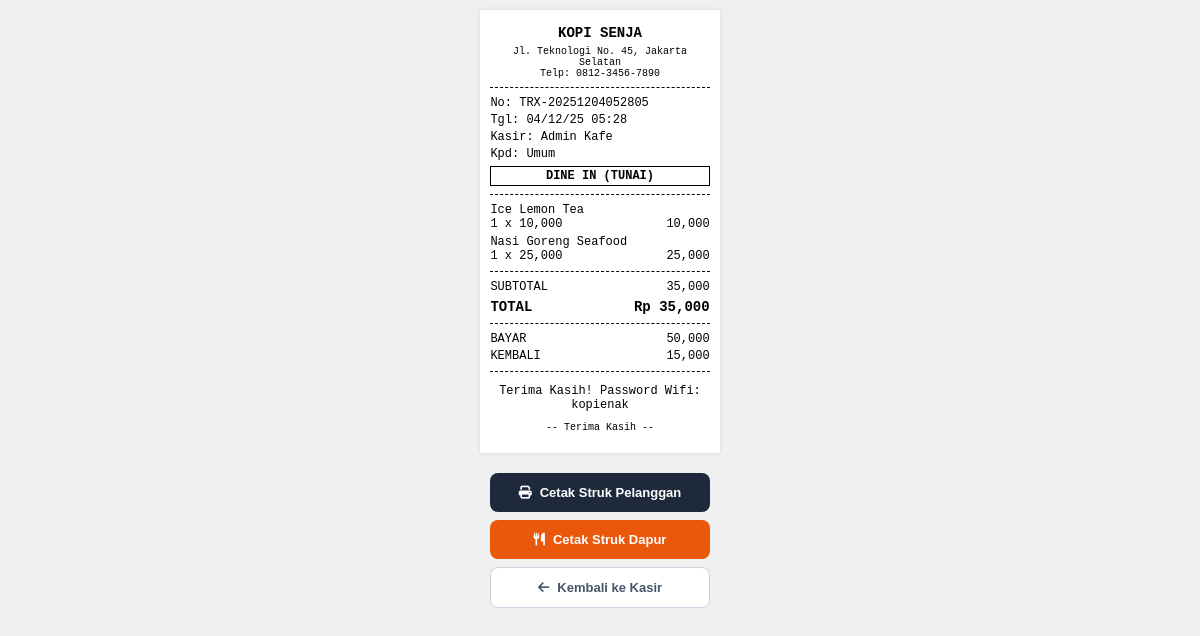
Screenshot of /struk.php?id=1 (signed in) with the database file from the repository.
### tables this page shows
CREATE TABLE `pengaturan` (
  `id` int(11) NOT NULL,
  `nama_toko` varchar(100) NOT NULL,
  `alamat_toko` text NOT NULL,
  `telp_toko` varchar(50) NOT NULL,
  `footer_struk` varchar(255) NOT NULL,
  `pajak_persen` int(11) NOT NULL DEFAULT 0,
  `updated_at` datetime DEFAULT current_timestamp()
);

CREATE TABLE `transaksi` (
  `id` int(11) NOT NULL,
  `no_struk` varchar(50) DEFAULT NULL,
  `nama_pelanggan` varchar(50) NOT NULL DEFAULT 'Umum',
  `tipe_pesanan` enum('Dine In','Take Away') NOT NULL DEFAULT 'Dine In',
  `tgl_transaksi` datetime DEFAULT NULL,
  `total_bayar` int(11) DEFAULT NULL,
  `diskon` int(11) DEFAULT 0,
  `pajak` decimal(10,2) NOT NULL DEFAULT 0.00,
  `bayar` int(11) DEFAULT NULL,
  `kembali` int(11) DEFAULT NULL,
  `metode_pembayaran` enum('Tunai','QRIS') NOT NULL DEFAULT 'Tunai',
  `kasir_id` int(11) DEFAULT NULL
);

CREATE TABLE `users` (
  `id` int(11) NOT NULL,
  `nama_lengkap` varchar(100) DEFAULT NULL,
  `username` varchar(50) DEFAULT NULL,
  `password` varchar(255) DEFAULT NULL,
  `role` enum('admin','kasir') DEFAULT NULL
);

CREATE TABLE `transaksi_detail` (
  `id` int(11) NOT NULL,
  `id_transaksi` int(11) DEFAULT NULL,
  `id_produk` int(11) DEFAULT NULL,
  `harga_saat_ini` int(11) DEFAULT NULL,
  `qty` int(11) DEFAULT NULL,
  `subtotal` int(11) DEFAULT NULL
);

CREATE TABLE `produk` (
  `id` int(11) NOT NULL,
  `kode_produk` varchar(20) DEFAULT NULL,
  `nama_produk` varchar(100) DEFAULT NULL,
  `kategori` varchar(50) DEFAULT NULL,
  `tags` varchar(255) DEFAULT '',
  `harga` int(11) DEFAULT NULL,
  `stok` int(11) DEFAULT NULL,
  `gambar` varchar(255) DEFAULT NULL
);

### struk.php (the view, shortened to what this page needs)
<?php
include 'config.php';
$id = isset($_GET['id']) ? (int)$_GET['id'] : 0;
$trx = mysqli_fetch_array(mysqli_query($koneksi, "SELECT t.*, u.nama_lengkap as kasir FROM transaksi t LEFT JOIN users u ON t.kasir_id = u.id WHERE t.id='$id'"));
$q_toko = mysqli_query($koneksi, "SELECT * FROM pengaturan WHERE id=1");
$toko = (mysqli_num_rows($q_toko) > 0) ? mysqli_fetch_assoc($q_toko) : ['nama_toko'=>'CafePOS', 'alamat_toko'=>'-', 'telp_toko'=>'-', 'footer_struk'=>'Terima Kasih'];
?>
<!DOCTYPE html>
<html>
<head>
    <link rel="stylesheet" href="https://cdnjs.cloudflare.com/ajax/libs/font-awesome/6.4.0/css/all.min.css">
</head>
<body onload="window.print()">
    <div class="wrapper">
        <div class="center">
            <h3 style="margin:5px 0; font-size: 14px;"><?= strtoupper($toko['nama_toko']) ?></h3>
            <p style="margin:0; font-size: 10px;"><?= $toko['alamat_toko'] ?></p>
            <p style="margin:0; font-size: 10px;">Telp: <?= $toko['telp_toko'] ?></p>
        </div>
        <div class="line"></div>
        <div class="flex"><span>No: <?= $trx['no_struk'] ?></span></div>
        <div class="flex"><span>Tgl: <?= date('d/m/y H:i', strtotime($trx['tgl_transaksi'])) ?></span></div>
        <div class="flex"><span>Kasir: <?= $trx['kasir'] ?></span></div>
        <div class="flex"><span>Kpd: <?= $trx['nama_pelanggan'] ?></span></div>
        <div class="center bold" style="margin-top:5px; font-size:12px; border:1px solid #000; padding:2px;"><?= strtoupper($trx['tipe_pesanan']) ?> (<?= strtoupper($trx['metode_pembayaran']) ?>)</div>
        <div class="line"></div>
        <?php
        $items = mysqli_query($koneksi, "SELECT t.*, p.nama_produk FROM transaksi_detail t JOIN produk p ON t.id_produk = p.id WHERE t.id_transaksi='$id'");
        while($i = mysqli_fetch_array($items)){
        ?>
        <div style="margin-bottom: 4px;">
            <div><?= $i['nama_produk'] ?></div>
            <div class="flex"><span><?= $i['qty'] ?> x <?= number_format($i['harga_saat_ini']) ?></span> <span><?= number_format($i['subtotal']) ?></span></div>
        </div>
        <?php } ?>
        <div class="line"></div>
        <?php $subtotal_murni = $trx['total_bayar'] + $trx['diskon'] - $trx['pajak']; ?>
        <div class="flex"><span>SUBTOTAL</span> <span><?= number_format($subtotal_murni) ?></span></div>
        <div class="flex bold" style="font-size: 14px; margin-top: 5px;"><span>TOTAL</span> <span>Rp <?= number_format($trx['total_bayar']) ?></span></div>
        <div class="line"></div>
        <div class="flex"><span>BAYAR</span> <span><?= number_format($trx['bayar']) ?></span></div>
        <div class="flex"><span>KEMBALI</span> <span><?= number_format($trx['kembali']) ?></span></div>
        <div class="line"></div>
        <div class="center" style="margin-top: 10px;">
            <p style="margin-bottom: 5px;"><?= $toko['footer_struk'] ?></p>
            <p style="font-size: 10px;">-- Terima Kasih --</p>
        </div>
    </div>
    <div class="wrapper no-print" style="background: transparent; box-shadow: none; padding-top: 0;">
        <div class="action-area">
            <button class="btn btn-print" onclick="window.print()">
                <i class="fa-solid fa-print"></i> Cetak Struk Pelanggan
            </button>
            <a href="cetak_dapur.php?id=<?= $id ?>" target="_blank" class="btn btn-dapur">
                <i class="fa-solid fa-utensils"></i> Cetak Struk Dapur
            </a>
            <a href="transaksi.php" class="btn btn-back">
                <i class="fa-solid fa-arrow-left"></i> Kembali ke Kasir
            </a>
        </div>
    </div>
</body>
</html>

### struk.php (style rules this page uses)
body { font-family: 'Courier New', monospace; font-size: 12px; margin: 0; padding: 10px; background-color: #f0f0f0; }
.wrapper { width: 58mm; margin: 0 auto; background: #fff; padding: 10px; box-shadow: 0 0 5px rgba(0,0,0,0.1); margin-bottom: 20px; }
.center { text-align: center; }
.bold { font-weight: bold; }
.line { border-bottom: 1px dashed #000; margin: 8px 0; }
.flex { display: flex; justify-content: space-between; margin-bottom: 3px; }
.action-area { display: grid; grid-template-columns: 1fr; gap: 8px; max-width: 300px; margin: 0 auto; }
.btn { display: flex; align-items: center; justify-content: center; gap: 8px; padding: 12px; border: none; cursor: pointer; border-radius: 8px; font-family: sans-serif; font-weight: bold; font-size: 13px; text-decoration: none; transition: opacity 0.2s; }
.btn-print { background: #1e293b; color: #fff; }
.btn-dapur { background: #ea580c; color: #fff; }
.btn-back { background: #fff; border: 1px solid #cbd5e1; color: #475569; }

### rows the page displays
pengaturan: nama_toko "KOPI SENJA", alamat_toko "Jl. Teknologi No. 45, Jakarta Selatan", telp_toko "0812-3456-7890", footer_struk "Terima Kasih! Password Wifi: kopienak"
transaksi: no_struk "TRX-20251204052805", tgl_transaksi "04/12/25 05:28", users.nama_lengkap "Admin Kafe", nama_pelanggan "Umum", tipe_pesanan "DINE IN", metode_pembayaran "TUNAI", subtotal_murni "35,000", total_bayar "35,000", bayar "50,000", kembali "15,000"
transaksi_detail: id_produk.nama_produk "Ice Lemon Tea", qty "1", harga_saat_ini "10,000", subtotal "10,000"
transaksi_detail: id_produk.nama_produk "Nasi Goreng Seafood", qty "1", harga_saat_ini "25,000", subtotal "25,000"
